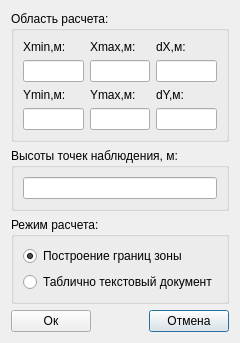
<?xml version="1.0" encoding="UTF-8"?>
<ui version="4.0">
 <class>Dialog_TaskZo</class>
 <widget class="QDialog" name="Dialog_TaskZo">
  <property name="geometry">
   <rect>
    <x>0</x>
    <y>0</y>
    <width>240</width>
    <height>302</height>
   </rect>
  </property>
  <property name="windowTitle">
   <string>Зона ограничения</string>
  </property>
  <property name="modal">
   <bool>true</bool>
  </property>
  <layout class="QGridLayout" name="gridLayout">
   <item row="3" column="2">
    <widget class="QPushButton" name="pushButton_Cancel">
     <property name="text">
      <string>Отмена</string>
     </property>
    </widget>
   </item>
   <item row="3" column="0">
    <widget class="QPushButton" name="pushButton_Ok">
     <property name="text">
      <string>Ок</string>
     </property>
    </widget>
   </item>
   <item row="3" column="1">
    <spacer name="horizontalSpacer">
     <property name="orientation">
      <enum>Qt::Horizontal</enum>
     </property>
     <property name="sizeHint" stdset="0">
      <size>
       <width>40</width>
       <height>20</height>
      </size>
     </property>
    </spacer>
   </item>
   <item row="2" column="0" colspan="3">
    <widget class="QGroupBox" name="groupBox_3">
     <property name="minimumSize">
      <size>
       <width>0</width>
       <height>0</height>
      </size>
     </property>
     <property name="maximumSize">
      <size>
       <width>220</width>
       <height>16777215</height>
      </size>
     </property>
     <property name="title">
      <string>Режим расчета:</string>
     </property>
     <layout class="QGridLayout" name="gridLayout_2">
      <item row="0" column="0">
       <widget class="QRadioButton" name="radioButton_Graphics">
        <property name="text">
         <string>Построение границ зоны</string>
        </property>
        <property name="checked">
         <bool>true</bool>
        </property>
       </widget>
      </item>
      <item row="1" column="0">
       <widget class="QRadioButton" name="radioButton_Text">
        <property name="text">
         <string>Таблично текстовый документ</string>
        </property>
       </widget>
      </item>
     </layout>
    </widget>
   </item>
   <item row="1" column="0" colspan="3">
    <widget class="QGroupBox" name="groupBox_2">
     <property name="title">
      <string>Высоты точек наблюдения, м:</string>
     </property>
     <layout class="QGridLayout" name="gridLayout_4">
      <item row="0" column="1">
       <widget class="DotLineEdit" name="lineEdit_Height"/>
      </item>
     </layout>
    </widget>
   </item>
   <item row="0" column="0" colspan="3">
    <widget class="QGroupBox" name="groupBox">
     <property name="maximumSize">
      <size>
       <width>220</width>
       <height>220</height>
      </size>
     </property>
     <property name="title">
      <string>Область расчета:</string>
     </property>
     <layout class="QGridLayout" name="gridLayout_3">
      <item row="2" column="2">
       <widget class="QLabel" name="label_6">
        <property name="text">
         <string>dY,м:</string>
        </property>
       </widget>
      </item>
      <item row="2" column="1">
       <widget class="QLabel" name="label_5">
        <property name="text">
         <string>Ymax,м:</string>
        </property>
       </widget>
      </item>
      <item row="2" column="0">
       <widget class="QLabel" name="label_4">
        <property name="text">
         <string>Ymin,м:</string>
        </property>
       </widget>
      </item>
      <item row="0" column="1">
       <widget class="QLabel" name="label_2">
        <property name="text">
         <string>Xmax,м:</string>
        </property>
       </widget>
      </item>
      <item row="0" column="2">
       <widget class="QLabel" name="label_3">
        <property name="text">
         <string>dX,м:</string>
        </property>
       </widget>
      </item>
      <item row="0" column="0">
       <widget class="QLabel" name="label">
        <property name="text">
         <string>Xmin,м:</string>
        </property>
       </widget>
      </item>
      <item row="1" column="2">
       <widget class="DotLineEdit" name="lineEdit_Xd"/>
      </item>
      <item row="1" column="0">
       <widget class="DotLineEdit" name="lineEdit_Xmin"/>
      </item>
      <item row="1" column="1">
       <widget class="DotLineEdit" name="lineEdit_Xmax"/>
      </item>
      <item row="3" column="0">
       <widget class="DotLineEdit" name="lineEdit_Ymin"/>
      </item>
      <item row="3" column="1">
       <widget class="DotLineEdit" name="lineEdit_Ymax"/>
      </item>
      <item row="3" column="2">
       <widget class="DotLineEdit" name="lineEdit_Yd"/>
      </item>
     </layout>
    </widget>
   </item>
  </layout>
 </widget>
 <customwidgets>
  <customwidget>
   <class>DotLineEdit</class>
   <extends>QLineEdit</extends>
   <header>../MyWidget/DotLineEdit.h</header>
  </customwidget>
 </customwidgets>
 <resources/>
 <connections/>
</ui>
